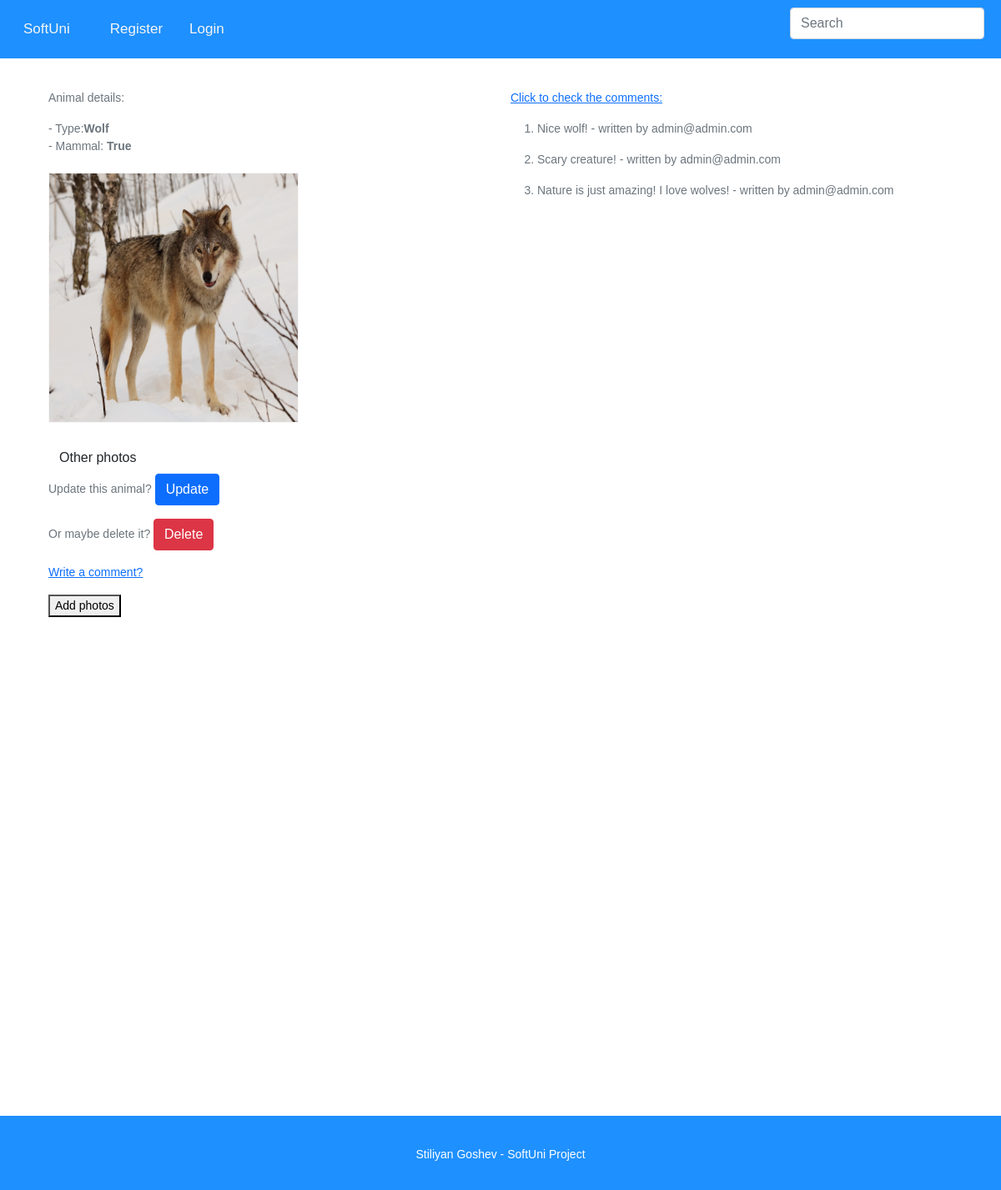
The app's page /animals/comments_list/1 with its own data.
### animals/models.py (models this page shows, shortened)
class Animal(models.Model):
    animal_name = models.CharField(max_length=30, blank=True)
    is_mammal = models.BooleanField(default=False)
    animal_photo = models.ImageField(upload_to="animals", blank=True)

class Comment(models.Model):
    animal = models.ForeignKey(Animal, on_delete=models.CASCADE)
    text = models.TextField(max_length=255, blank=True)
    user = models.ForeignKey(UserModel, on_delete=models.CASCADE)

### accounts/models.py (models this page shows)
class CustomUserModel(AbstractBaseUser, PermissionsMixin):
    email = models.EmailField(
        unique=True,
    )
    is_staff = models.BooleanField(
        default=False,
    )
    USERNAME_FIELD = 'email'
    objects = CustomerUserManagerModel()

### animals/views.py (the view)
# urls.py: path("comments_list/<pk>", views.CommentsList, name = "comments_list"),
def CommentsList(request, pk):
    comments = Comment.objects.all()
    animal = Animal.objects.get(pk=pk)
    for comment in comments:
        comments = Comment.objects.filter(animal=animal)
    context = {
        "comments": comments,
        "animal": animal,
               }
    return render(request, "animals/animal_details.html", context)

### animals/templates/animals/animal_details.html (shortened to what this page needs)
<!DOCTYPE>
{% extends "base.html" %}
{% load static %}
{% load bootstrap4 %}
    {% block animal_details %}
        <div class="container-fluid">
            <br>
            <div class="row">
                <div class="col-sm-3 col-md-6">
                        <p>Animal details:</p>
                        - Type:<b>{{ animal.animal_name }}</b><br>
                        - Mammal: <b>{{ animal.is_mammal }}</b><br>
                        <br>
                        <img class="animal_image" alt="Animal Photo" src="{{ animal.animal_photo.url }}" />
                    <br>
                        <div class="col-sm-3 col-md-6">
                        <a href="{% url 'animals:animal_photos' animal.animal_name %}"><button class="btn">Other photos</button></a>
                        <p>Update this animal?
                        <a href="{% url 'animals:update_animal' animal.id %}"><button class="btn btn-primary">Update</button></a>
                        </p>
                        <p>Or maybe delete it?
                        <a href="{% url 'animals:delete_animal' animal.id %}"><button class="btn btn-danger">Delete</button></a>
                    </p>
                        </div>
                    <p><a href="{% url 'animals:comment' animal.id %}">Write a comment?</a></p>
                    </div>
                        <div class="container comments col-sm-3 col-md-6">
                            <a href="{% url 'animals:comments_list' animal.id %}"><p>Click to check the comments:</p></a>
                            <ol>
                                {% for comment in comments %}
                                    <li><p>{{ comment.text }} - written by {{ comment.user.email }}</p></li>
                                {% endfor %}
                            </ol>
                        </div>
                        <div class="col-sm-3 col-md-6">
                            <a href="{% url 'animals:add_photos' animal.id%}"><button>Add photos</button></a>
                        </div>
                </div>
            </div>
    {% endblock %}

### templates/base.html (shortened to what this page needs)
<!DOCTYPE html>
{% load static %}
{% load bootstrap4 %}
{% load profile_complete_notification %}
<html>
<head>
	<link rel="stylesheet" href="{% static 'accounts/css/style.css' %}">
	<link rel="stylesheet" href="https://cdn.jsdelivr.net/npm/bootstrap@5.0.1/dist/css/bootstrap.min.css">
</head>
<body>
	{% include '_navbar.html' %}
	<div class="container text-muted content">
        {% block animal_details %}
        {% endblock %}
	</div>
  <footer class="footer">
	  <div class="text-center p-3 text-white">
	    	<p class="text-white">Stiliyan Goshev - SoftUni Project</p>
	  </div>
</footer>
</body>
</html>

### templates/_navbar.html (shortened to what this page needs)
<nav id = "navbar" class="navbar navbar-expand-lg">
  <div class="container-fluid">
    <a class="navbar-brand active" href="{% url 'index' %}">SoftUni</a>
    <div class="collapse navbar-collapse" id="navbarSupportedContent">
      <ul class="navbar-nav me-auto mb-2 mb-lg-0">
        {% if not user.is_authenticated %}
        <li class="nav-item">
          <a class="nav-link" href="{% url 'accounts:register' %}">Register</a>
        </li>
        <li class="nav-item">
          <a class="nav-link" href="{% url 'accounts:login' %}">Login</a>
        </li>
        {% endif %}
      </ul>
      <form class="d-flex">
        <input class="form-control me-2" type="search" placeholder="Search" aria-label="Search">
      </form>
    </div>
  </div>
</nav>

### static/accounts/css/style.css (style rules this page uses)
.footer { position: sticky; margin-top: 582px; clear:both; padding-top:20px; background-color: dodgerblue; height: inherit; }
#navbar a { float: left; display: block; color: whitesmoke; text-align: center; padding: 14px 16px; text-decoration: none; font-size: 17px; }
.animal_image { width: 300px; height: 300px; border: 1px solid whitesmoke; }

### templates/base.html (style rules this page uses)
body { margin: 0; font-size: 14px; font-family: Arial, Helvetica, sans-serif; }
#navbar { overflow: hidden; background-color: dodgerblue; }
.content { padding: 16px; }

### records on screen
Animal: animal_name "Wolf", is_mammal "True", animal_photo (picture)
Comment: text "Nice wolf!", user.email "admin@admin.com"
Comment: text "Scary creature!", user.email "admin@admin.com"
Comment: text "Nature is just amazing! I love wolves!", user.email "admin@admin.com"
